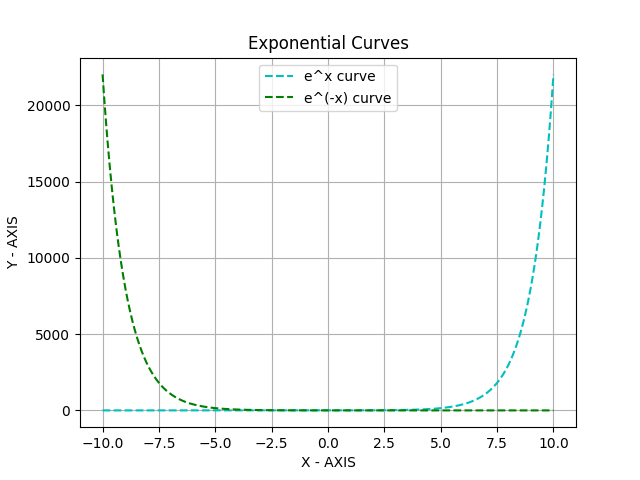

The script that drew this image:
import matplotlib.pyplot as plt
import numpy as np

x = np.arange(-10, 10, 0.001)
y1 = np.exp(x)
y2 = np.exp(-x)
plt.plot(x, y1, color="c", linestyle="--", label="e^x curve")
plt.plot(x, y2, color="g", linestyle="--", label="e^(-x) curve")
plt.title("Exponential Curves")
plt.grid()
plt.xlabel('X - AXIS')
plt.ylabel('Y - AXIS')
plt.legend()
plt.show()
